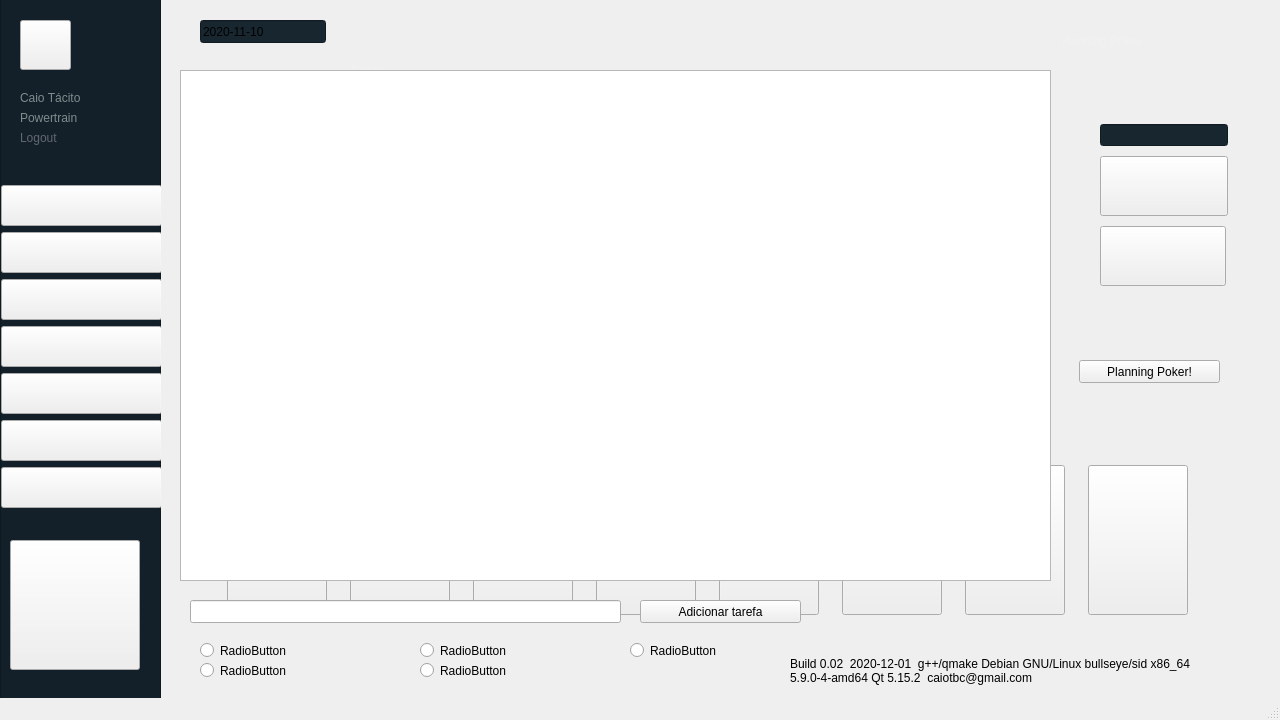
<?xml version="1.0" encoding="UTF-8"?>
<ui version="4.0">
 <class>MainWindow</class>
 <widget class="QMainWindow" name="MainWindow">
  <property name="geometry">
   <rect>
    <x>0</x>
    <y>0</y>
    <width>1280</width>
    <height>720</height>
   </rect>
  </property>
  <property name="minimumSize">
   <size>
    <width>1280</width>
    <height>720</height>
   </size>
  </property>
  <property name="maximumSize">
   <size>
    <width>1280</width>
    <height>720</height>
   </size>
  </property>
  <property name="windowTitle">
   <string>GP melhor subequipe</string>
  </property>
  <property name="styleSheet">
   <string notr="true"/>
  </property>
  <widget class="QWidget" name="centralwidget">
   <property name="sizePolicy">
    <sizepolicy hsizetype="Maximum" vsizetype="Fixed">
     <horstretch>0</horstretch>
     <verstretch>0</verstretch>
    </sizepolicy>
   </property>
   <property name="styleSheet">
    <string notr="true"/>
   </property>
   <widget class="QFrame" name="frame">
    <property name="geometry">
     <rect>
      <x>0</x>
      <y>-20</y>
      <width>161</width>
      <height>731</height>
     </rect>
    </property>
    <property name="sizePolicy">
     <sizepolicy hsizetype="Fixed" vsizetype="Fixed">
      <horstretch>0</horstretch>
      <verstretch>0</verstretch>
     </sizepolicy>
    </property>
    <property name="minimumSize">
     <size>
      <width>161</width>
      <height>0</height>
     </size>
    </property>
    <property name="maximumSize">
     <size>
      <width>161</width>
      <height>16777215</height>
     </size>
    </property>
    <property name="styleSheet">
     <string notr="true">QFrame#frame
{
	background-color: rgb(20, 32, 41);
}</string>
    </property>
    <property name="frameShape">
     <enum>QFrame::StyledPanel</enum>
    </property>
    <property name="frameShadow">
     <enum>QFrame::Raised</enum>
    </property>
    <widget class="QPushButton" name="btn_cheetah">
     <property name="geometry">
      <rect>
       <x>10</x>
       <y>560</y>
       <width>130</width>
       <height>130</height>
      </rect>
     </property>
     <property name="sizePolicy">
      <sizepolicy hsizetype="Fixed" vsizetype="Fixed">
       <horstretch>0</horstretch>
       <verstretch>0</verstretch>
      </sizepolicy>
     </property>
     <property name="minimumSize">
      <size>
       <width>130</width>
       <height>130</height>
      </size>
     </property>
     <property name="maximumSize">
      <size>
       <width>130</width>
       <height>130</height>
      </size>
     </property>
     <property name="styleSheet">
      <string notr="true">QPushButton#btn_cheetah
{
    border-image:url(:/new/prefix1/logos/cheetah.png);
}
</string>
     </property>
     <property name="text">
      <string/>
     </property>
    </widget>
    <widget class="QLabel" name="subequipe">
     <property name="geometry">
      <rect>
       <x>20</x>
       <y>130</y>
       <width>151</width>
       <height>15</height>
      </rect>
     </property>
     <property name="sizePolicy">
      <sizepolicy hsizetype="Minimum" vsizetype="Minimum">
       <horstretch>0</horstretch>
       <verstretch>0</verstretch>
      </sizepolicy>
     </property>
     <property name="maximumSize">
      <size>
       <width>16777215</width>
       <height>15</height>
      </size>
     </property>
     <property name="styleSheet">
      <string notr="true">QLabel 
{ 
	color : rgb(127, 140, 141);
	font: 9pt &quot;Segoe UI Light&quot;;
}</string>
     </property>
     <property name="text">
      <string>Powertrain</string>
     </property>
    </widget>
    <widget class="QPushButton" name="btn_dashboard">
     <property name="geometry">
      <rect>
       <x>1</x>
       <y>252</y>
       <width>161</width>
       <height>41</height>
      </rect>
     </property>
     <property name="sizePolicy">
      <sizepolicy hsizetype="Fixed" vsizetype="Fixed">
       <horstretch>0</horstretch>
       <verstretch>0</verstretch>
      </sizepolicy>
     </property>
     <property name="minimumSize">
      <size>
       <width>161</width>
       <height>41</height>
      </size>
     </property>
     <property name="text">
      <string/>
     </property>
    </widget>
    <widget class="QPushButton" name="btn_menu">
     <property name="geometry">
      <rect>
       <x>1</x>
       <y>205</y>
       <width>161</width>
       <height>41</height>
      </rect>
     </property>
     <property name="sizePolicy">
      <sizepolicy hsizetype="Fixed" vsizetype="Fixed">
       <horstretch>0</horstretch>
       <verstretch>0</verstretch>
      </sizepolicy>
     </property>
     <property name="minimumSize">
      <size>
       <width>161</width>
       <height>41</height>
      </size>
     </property>
     <property name="text">
      <string/>
     </property>
    </widget>
    <widget class="QPushButton" name="btn_kanban">
     <property name="geometry">
      <rect>
       <x>1</x>
       <y>299</y>
       <width>161</width>
       <height>41</height>
      </rect>
     </property>
     <property name="sizePolicy">
      <sizepolicy hsizetype="Fixed" vsizetype="Fixed">
       <horstretch>0</horstretch>
       <verstretch>0</verstretch>
      </sizepolicy>
     </property>
     <property name="minimumSize">
      <size>
       <width>161</width>
       <height>41</height>
      </size>
     </property>
     <property name="text">
      <string/>
     </property>
    </widget>
    <widget class="QPushButton" name="btn_anuncios">
     <property name="geometry">
      <rect>
       <x>1</x>
       <y>346</y>
       <width>161</width>
       <height>41</height>
      </rect>
     </property>
     <property name="sizePolicy">
      <sizepolicy hsizetype="Fixed" vsizetype="Fixed">
       <horstretch>0</horstretch>
       <verstretch>0</verstretch>
      </sizepolicy>
     </property>
     <property name="minimumSize">
      <size>
       <width>161</width>
       <height>41</height>
      </size>
     </property>
     <property name="text">
      <string/>
     </property>
    </widget>
    <widget class="QPushButton" name="btn_backlog">
     <property name="geometry">
      <rect>
       <x>1</x>
       <y>393</y>
       <width>161</width>
       <height>41</height>
      </rect>
     </property>
     <property name="minimumSize">
      <size>
       <width>161</width>
       <height>41</height>
      </size>
     </property>
     <property name="maximumSize">
      <size>
       <width>150</width>
       <height>16777215</height>
      </size>
     </property>
     <property name="text">
      <string/>
     </property>
    </widget>
    <widget class="QPushButton" name="btn_projeto">
     <property name="geometry">
      <rect>
       <x>1</x>
       <y>440</y>
       <width>161</width>
       <height>41</height>
      </rect>
     </property>
     <property name="minimumSize">
      <size>
       <width>161</width>
       <height>41</height>
      </size>
     </property>
     <property name="maximumSize">
      <size>
       <width>150</width>
       <height>16777215</height>
      </size>
     </property>
     <property name="text">
      <string/>
     </property>
    </widget>
    <widget class="QPushButton" name="btn_sair">
     <property name="geometry">
      <rect>
       <x>1</x>
       <y>487</y>
       <width>161</width>
       <height>41</height>
      </rect>
     </property>
     <property name="minimumSize">
      <size>
       <width>161</width>
       <height>41</height>
      </size>
     </property>
     <property name="maximumSize">
      <size>
       <width>150</width>
       <height>16777215</height>
      </size>
     </property>
     <property name="text">
      <string/>
     </property>
    </widget>
    <widget class="QPushButton" name="user_picture">
     <property name="geometry">
      <rect>
       <x>20</x>
       <y>40</y>
       <width>51</width>
       <height>50</height>
      </rect>
     </property>
     <property name="sizePolicy">
      <sizepolicy hsizetype="Fixed" vsizetype="Fixed">
       <horstretch>0</horstretch>
       <verstretch>0</verstretch>
      </sizepolicy>
     </property>
     <property name="minimumSize">
      <size>
       <width>51</width>
       <height>50</height>
      </size>
     </property>
     <property name="styleSheet">
      <string notr="true">QPushButton#user_picture
{
    border-image:url(:/new/prefix1/icons/user_icon.png);
}

QPushButton#user_picture:hover
{
    border-image:url(:/new/prefix1/icons/user_icon_hover.png);
}

QPushButton#user_picture:pressed
{
    border-image:url(:/new/prefix1/icons/user_icon_pressed.png);
}

</string>
     </property>
     <property name="text">
      <string/>
     </property>
    </widget>
    <widget class="QLabel" name="username">
     <property name="geometry">
      <rect>
       <x>20</x>
       <y>110</y>
       <width>151</width>
       <height>15</height>
      </rect>
     </property>
     <property name="sizePolicy">
      <sizepolicy hsizetype="Minimum" vsizetype="Minimum">
       <horstretch>0</horstretch>
       <verstretch>0</verstretch>
      </sizepolicy>
     </property>
     <property name="maximumSize">
      <size>
       <width>16777215</width>
       <height>15</height>
      </size>
     </property>
     <property name="styleSheet">
      <string notr="true">QLabel 
{ 
	color : rgb(127, 140, 141);
	font: 10pt &quot;Segoe UI Light&quot;;
}</string>
     </property>
     <property name="text">
      <string>Caio Tácito</string>
     </property>
    </widget>
    <widget class="QLabel" name="username_2">
     <property name="geometry">
      <rect>
       <x>20</x>
       <y>150</y>
       <width>42</width>
       <height>15</height>
      </rect>
     </property>
     <property name="sizePolicy">
      <sizepolicy hsizetype="Maximum" vsizetype="Maximum">
       <horstretch>0</horstretch>
       <verstretch>0</verstretch>
      </sizepolicy>
     </property>
     <property name="maximumSize">
      <size>
       <width>16777215</width>
       <height>15</height>
      </size>
     </property>
     <property name="styleSheet">
      <string notr="true">QLabel 
{ 
	color : rgb(96, 103, 112);
	font: 8pt &quot;Segoe UI Light&quot;;
}</string>
     </property>
     <property name="text">
      <string>Logout</string>
     </property>
    </widget>
   </widget>
   <widget class="QLabel" name="label_3">
    <property name="geometry">
     <rect>
      <x>790</x>
      <y>650</y>
      <width>461</width>
      <height>41</height>
     </rect>
    </property>
    <property name="text">
     <string>Build 0.02  2020-12-01  g++/qmake Debian GNU/Linux bullseye/sid x86_64
5.9.0-4-amd64 Qt 5.15.2  caiotbc@gmail.com</string>
    </property>
   </widget>
   <widget class="QLabel" name="label_alerta">
    <property name="geometry">
     <rect>
      <x>370</x>
      <y>150</y>
      <width>591</width>
      <height>31</height>
     </rect>
    </property>
    <property name="sizePolicy">
     <sizepolicy hsizetype="Preferred" vsizetype="Fixed">
      <horstretch>0</horstretch>
      <verstretch>0</verstretch>
     </sizepolicy>
    </property>
    <property name="styleSheet">
     <string notr="true">QLabel 
{ 
	color : rgb(241, 241, 241);
	font: 13pt &quot;Segoe UI&quot;;
}
</string>
    </property>
    <property name="text">
     <string/>
    </property>
   </widget>
   <widget class="QLabel" name="title">
    <property name="geometry">
     <rect>
      <x>1060</x>
      <y>10</y>
      <width>241</width>
      <height>61</height>
     </rect>
    </property>
    <property name="styleSheet">
     <string notr="true">QLabel 
{ 
	color : rgb(241, 241, 241);
	font: 20pt &quot;Segoe UI&quot;;
}</string>
    </property>
    <property name="text">
     <string>Planning Poker</string>
    </property>
   </widget>
   <widget class="QWidget" name="layoutWidget">
    <property name="geometry">
     <rect>
      <x>350</x>
      <y>50</y>
      <width>621</width>
      <height>86</height>
     </rect>
    </property>
    <layout class="QVBoxLayout" name="verticalLayout">
     <item>
      <widget class="QLabel" name="label_tarefa">
       <property name="styleSheet">
        <string notr="true">QLabel 
{ 
	color : rgb(241, 241, 241);
	font: 17pt &quot;Segoe UI&quot;;
}
</string>
       </property>
       <property name="text">
        <string>Tarefa:</string>
       </property>
      </widget>
     </item>
     <item>
      <layout class="QHBoxLayout" name="horizontalLayout_3">
       <item>
        <widget class="QLabel" name="label_pontuacao_2">
         <property name="styleSheet">
          <string notr="true">QLabel 
{ 
	color : rgb(241, 241, 241);
	font: 17pt &quot;Segoe UI&quot;;
}
</string>
         </property>
         <property name="text">
          <string>Pontuação:</string>
         </property>
        </widget>
       </item>
       <item>
        <widget class="QLabel" name="label_pontuacao">
         <property name="styleSheet">
          <string notr="true">QLabel 
{ 
	color : rgb(241, 241, 241);
	font: 20pt &quot;Segoe UI&quot;;
}
</string>
         </property>
         <property name="text">
          <string/>
         </property>
        </widget>
       </item>
      </layout>
     </item>
    </layout>
   </widget>
   <widget class="QWidget" name="layoutWidget">
    <property name="geometry">
     <rect>
      <x>1100</x>
      <y>120</y>
      <width>128</width>
      <height>173</height>
     </rect>
    </property>
    <layout class="QVBoxLayout" name="verticalLayout_2">
     <item>
      <widget class="QLineEdit" name="edit_tarefa">
       <property name="styleSheet">
        <string notr="true">background-color:rgb(24, 38, 48)</string>
       </property>
      </widget>
     </item>
     <item>
      <widget class="QPushButton" name="btn_atualiza">
       <property name="sizePolicy">
        <sizepolicy hsizetype="Minimum" vsizetype="Fixed">
         <horstretch>126</horstretch>
         <verstretch>60</verstretch>
        </sizepolicy>
       </property>
       <property name="minimumSize">
        <size>
         <width>126</width>
         <height>60</height>
        </size>
       </property>
       <property name="styleSheet">
        <string notr="true">QPushButton
{
    border-image:url(:/new/prefix1/buttons/btn_atualiza.png);
}
QPushButton:hover
{
    border-image:url(:/new/prefix1/buttons/btn_atualiza_hover.png);
}
QPushButton:pressed
{
    border-image:url(:/new/prefix1/buttons/btn_atualiza_pressed.png);
}





</string>
       </property>
       <property name="text">
        <string/>
       </property>
      </widget>
     </item>
     <item>
      <widget class="QPushButton" name="btn_proximo">
       <property name="minimumSize">
        <size>
         <width>126</width>
         <height>60</height>
        </size>
       </property>
       <property name="maximumSize">
        <size>
         <width>126</width>
         <height>60</height>
        </size>
       </property>
       <property name="text">
        <string/>
       </property>
      </widget>
     </item>
    </layout>
    <zorder>btn_proximo</zorder>
    <zorder>edit_tarefa</zorder>
    <zorder>btn_atualiza</zorder>
   </widget>
   <widget class="QWidget" name="layoutWidget_2">
    <property name="geometry">
     <rect>
      <x>210</x>
      <y>430</y>
      <width>1001</width>
      <height>221</height>
     </rect>
    </property>
    <layout class="QHBoxLayout" name="horizontalLayout">
     <item>
      <widget class="QPushButton" name="carta_1">
       <property name="sizePolicy">
        <sizepolicy hsizetype="Fixed" vsizetype="Fixed">
         <horstretch>0</horstretch>
         <verstretch>0</verstretch>
        </sizepolicy>
       </property>
       <property name="minimumSize">
        <size>
         <width>100</width>
         <height>150</height>
        </size>
       </property>
       <property name="styleSheet">
        <string notr="true"/>
       </property>
       <property name="text">
        <string/>
       </property>
      </widget>
     </item>
     <item>
      <widget class="QPushButton" name="carta_2">
       <property name="sizePolicy">
        <sizepolicy hsizetype="Fixed" vsizetype="Fixed">
         <horstretch>0</horstretch>
         <verstretch>0</verstretch>
        </sizepolicy>
       </property>
       <property name="minimumSize">
        <size>
         <width>100</width>
         <height>150</height>
        </size>
       </property>
       <property name="styleSheet">
        <string notr="true"/>
       </property>
       <property name="text">
        <string/>
       </property>
      </widget>
     </item>
     <item>
      <widget class="QPushButton" name="carta_3">
       <property name="sizePolicy">
        <sizepolicy hsizetype="Fixed" vsizetype="Fixed">
         <horstretch>0</horstretch>
         <verstretch>0</verstretch>
        </sizepolicy>
       </property>
       <property name="minimumSize">
        <size>
         <width>100</width>
         <height>150</height>
        </size>
       </property>
       <property name="styleSheet">
        <string notr="true"/>
       </property>
       <property name="text">
        <string/>
       </property>
      </widget>
     </item>
     <item>
      <widget class="QPushButton" name="carta_5">
       <property name="sizePolicy">
        <sizepolicy hsizetype="Fixed" vsizetype="Fixed">
         <horstretch>0</horstretch>
         <verstretch>0</verstretch>
        </sizepolicy>
       </property>
       <property name="minimumSize">
        <size>
         <width>100</width>
         <height>150</height>
        </size>
       </property>
       <property name="text">
        <string/>
       </property>
      </widget>
     </item>
     <item>
      <widget class="QPushButton" name="carta_8">
       <property name="sizePolicy">
        <sizepolicy hsizetype="Fixed" vsizetype="Maximum">
         <horstretch>0</horstretch>
         <verstretch>0</verstretch>
        </sizepolicy>
       </property>
       <property name="minimumSize">
        <size>
         <width>100</width>
         <height>150</height>
        </size>
       </property>
       <property name="styleSheet">
        <string notr="true"/>
       </property>
       <property name="text">
        <string/>
       </property>
      </widget>
     </item>
     <item>
      <widget class="QPushButton" name="carta_13">
       <property name="sizePolicy">
        <sizepolicy hsizetype="Fixed" vsizetype="Fixed">
         <horstretch>0</horstretch>
         <verstretch>0</verstretch>
        </sizepolicy>
       </property>
       <property name="minimumSize">
        <size>
         <width>100</width>
         <height>150</height>
        </size>
       </property>
       <property name="text">
        <string/>
       </property>
      </widget>
     </item>
     <item>
      <widget class="QPushButton" name="carta_pi">
       <property name="sizePolicy">
        <sizepolicy hsizetype="Fixed" vsizetype="Fixed">
         <horstretch>0</horstretch>
         <verstretch>0</verstretch>
        </sizepolicy>
       </property>
       <property name="minimumSize">
        <size>
         <width>100</width>
         <height>150</height>
        </size>
       </property>
       <property name="text">
        <string/>
       </property>
      </widget>
     </item>
     <item>
      <widget class="QPushButton" name="carta_s">
       <property name="sizePolicy">
        <sizepolicy hsizetype="Fixed" vsizetype="Fixed">
         <horstretch>0</horstretch>
         <verstretch>0</verstretch>
        </sizepolicy>
       </property>
       <property name="minimumSize">
        <size>
         <width>100</width>
         <height>150</height>
        </size>
       </property>
       <property name="text">
        <string/>
       </property>
      </widget>
     </item>
    </layout>
   </widget>
   <widget class="QWidget" name="layoutWidget_3">
    <property name="geometry">
     <rect>
      <x>390</x>
      <y>200</y>
      <width>526</width>
      <height>152</height>
     </rect>
    </property>
    <layout class="QHBoxLayout" name="horizontalLayout_2">
     <item>
      <widget class="QFrame" name="result_2">
       <property name="sizePolicy">
        <sizepolicy hsizetype="Fixed" vsizetype="Fixed">
         <horstretch>0</horstretch>
         <verstretch>0</verstretch>
        </sizepolicy>
       </property>
       <property name="minimumSize">
        <size>
         <width>100</width>
         <height>150</height>
        </size>
       </property>
       <property name="maximumSize">
        <size>
         <width>100</width>
         <height>150</height>
        </size>
       </property>
       <property name="frameShape">
        <enum>QFrame::StyledPanel</enum>
       </property>
       <property name="frameShadow">
        <enum>QFrame::Raised</enum>
       </property>
      </widget>
     </item>
     <item>
      <widget class="QFrame" name="result_3">
       <property name="sizePolicy">
        <sizepolicy hsizetype="Fixed" vsizetype="Fixed">
         <horstretch>0</horstretch>
         <verstretch>0</verstretch>
        </sizepolicy>
       </property>
       <property name="minimumSize">
        <size>
         <width>100</width>
         <height>150</height>
        </size>
       </property>
       <property name="maximumSize">
        <size>
         <width>100</width>
         <height>150</height>
        </size>
       </property>
       <property name="frameShape">
        <enum>QFrame::StyledPanel</enum>
       </property>
       <property name="frameShadow">
        <enum>QFrame::Raised</enum>
       </property>
      </widget>
     </item>
     <item>
      <widget class="QFrame" name="result_4">
       <property name="sizePolicy">
        <sizepolicy hsizetype="Fixed" vsizetype="Fixed">
         <horstretch>0</horstretch>
         <verstretch>0</verstretch>
        </sizepolicy>
       </property>
       <property name="minimumSize">
        <size>
         <width>100</width>
         <height>150</height>
        </size>
       </property>
       <property name="maximumSize">
        <size>
         <width>100</width>
         <height>150</height>
        </size>
       </property>
       <property name="frameShape">
        <enum>QFrame::StyledPanel</enum>
       </property>
       <property name="frameShadow">
        <enum>QFrame::Raised</enum>
       </property>
      </widget>
     </item>
     <item>
      <widget class="QFrame" name="result_5">
       <property name="sizePolicy">
        <sizepolicy hsizetype="Fixed" vsizetype="Fixed">
         <horstretch>0</horstretch>
         <verstretch>0</verstretch>
        </sizepolicy>
       </property>
       <property name="minimumSize">
        <size>
         <width>100</width>
         <height>150</height>
        </size>
       </property>
       <property name="maximumSize">
        <size>
         <width>100</width>
         <height>150</height>
        </size>
       </property>
       <property name="frameShape">
        <enum>QFrame::StyledPanel</enum>
       </property>
       <property name="frameShadow">
        <enum>QFrame::Raised</enum>
       </property>
      </widget>
     </item>
     <item>
      <widget class="QFrame" name="result_1">
       <property name="sizePolicy">
        <sizepolicy hsizetype="Fixed" vsizetype="Fixed">
         <horstretch>0</horstretch>
         <verstretch>0</verstretch>
        </sizepolicy>
       </property>
       <property name="minimumSize">
        <size>
         <width>100</width>
         <height>150</height>
        </size>
       </property>
       <property name="maximumSize">
        <size>
         <width>100</width>
         <height>150</height>
        </size>
       </property>
       <property name="frameShape">
        <enum>QFrame::StyledPanel</enum>
       </property>
       <property name="frameShadow">
        <enum>QFrame::Raised</enum>
       </property>
      </widget>
     </item>
    </layout>
   </widget>
   <widget class="QTableView" name="tabela_tarefas">
    <property name="geometry">
     <rect>
      <x>180</x>
      <y>70</y>
      <width>871</width>
      <height>511</height>
     </rect>
    </property>
   </widget>
   <widget class="QLineEdit" name="texto_data">
    <property name="geometry">
     <rect>
      <x>200</x>
      <y>20</y>
      <width>126</width>
      <height>23</height>
     </rect>
    </property>
    <property name="styleSheet">
     <string notr="true">background-color:rgb(24, 38, 48)</string>
    </property>
    <property name="text">
     <string>2020-11-10</string>
    </property>
   </widget>
   <widget class="QLineEdit" name="text_at_tarefa">
    <property name="geometry">
     <rect>
      <x>190</x>
      <y>600</y>
      <width>431</width>
      <height>23</height>
     </rect>
    </property>
   </widget>
   <widget class="QPushButton" name="btn_adicionar_tarefa">
    <property name="geometry">
     <rect>
      <x>640</x>
      <y>600</y>
      <width>161</width>
      <height>23</height>
     </rect>
    </property>
    <property name="text">
     <string>Adicionar tarefa</string>
    </property>
   </widget>
   <widget class="QPushButton" name="btn_planejar">
    <property name="geometry">
     <rect>
      <x>1079</x>
      <y>360</y>
      <width>141</width>
      <height>23</height>
     </rect>
    </property>
    <property name="text">
     <string>Planning Poker!</string>
    </property>
   </widget>
   <widget class="QRadioButton" name="radio_player_1">
    <property name="geometry">
     <rect>
      <x>200</x>
      <y>640</y>
      <width>211</width>
      <height>21</height>
     </rect>
    </property>
    <property name="text">
     <string>RadioButton</string>
    </property>
   </widget>
   <widget class="QRadioButton" name="radio_player_2">
    <property name="geometry">
     <rect>
      <x>200</x>
      <y>660</y>
      <width>201</width>
      <height>21</height>
     </rect>
    </property>
    <property name="text">
     <string>RadioButton</string>
    </property>
   </widget>
   <widget class="QRadioButton" name="radio_player_3">
    <property name="geometry">
     <rect>
      <x>420</x>
      <y>640</y>
      <width>181</width>
      <height>21</height>
     </rect>
    </property>
    <property name="text">
     <string>RadioButton</string>
    </property>
   </widget>
   <widget class="QRadioButton" name="radio_player_4">
    <property name="geometry">
     <rect>
      <x>420</x>
      <y>660</y>
      <width>211</width>
      <height>21</height>
     </rect>
    </property>
    <property name="text">
     <string>RadioButton</string>
    </property>
   </widget>
   <widget class="QRadioButton" name="radio_player_5">
    <property name="geometry">
     <rect>
      <x>630</x>
      <y>640</y>
      <width>161</width>
      <height>21</height>
     </rect>
    </property>
    <property name="text">
     <string>RadioButton</string>
    </property>
   </widget>
   <zorder>layoutWidget</zorder>
   <zorder>frame</zorder>
   <zorder>label_3</zorder>
   <zorder>label_alerta</zorder>
   <zorder>title</zorder>
   <zorder>layoutWidget</zorder>
   <zorder>layoutWidget_2</zorder>
   <zorder>layoutWidget_3</zorder>
   <zorder>tabela_tarefas</zorder>
   <zorder>texto_data</zorder>
   <zorder>text_at_tarefa</zorder>
   <zorder>btn_adicionar_tarefa</zorder>
   <zorder>btn_planejar</zorder>
   <zorder>radio_player_1</zorder>
   <zorder>radio_player_2</zorder>
   <zorder>radio_player_3</zorder>
   <zorder>radio_player_4</zorder>
   <zorder>radio_player_5</zorder>
  </widget>
  <widget class="QMenuBar" name="menubar">
   <property name="geometry">
    <rect>
     <x>0</x>
     <y>0</y>
     <width>1280</width>
     <height>20</height>
    </rect>
   </property>
  </widget>
  <widget class="QStatusBar" name="statusbar"/>
 </widget>
 <resources/>
 <connections/>
</ui>
